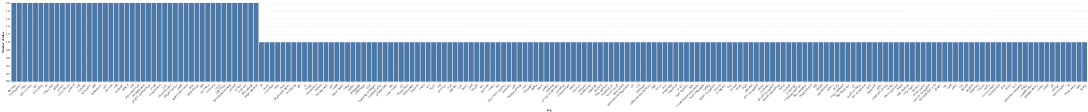

Describe this chart as a Vega-Lite specification.
### Vega-Lite specification from a JSON file in a GitHub repository (floating-point values rounded to 4 significant figures; data arrays with more than 128 entries replaced by an {"elided": "..."} marker saying what was removed)
{"$schema": "https://vega.github.io/schema/vega-lite/v5.json", "data": {"values": {"elided": "200 records"}}, "mark": {"type": "bar", "tooltip": true}, "width": "container", "height": 420, "encoding": {"x": {"field": "tag", "type": "ordinal", "sort": "-y", "axis": {"labelAngle": -45}}, "y": {"field": "count", "type": "quantitative", "title": "Number of infos"}, "tooltip": [{"field": "tag", "type": "nominal"}, {"field": "count", "type": "quantitative"}]}, "config": {"axis": {"labelFontSize": 11}, "view": {"stroke": null}, "autosize": {"type": "fit", "contains": "padding"}}}
